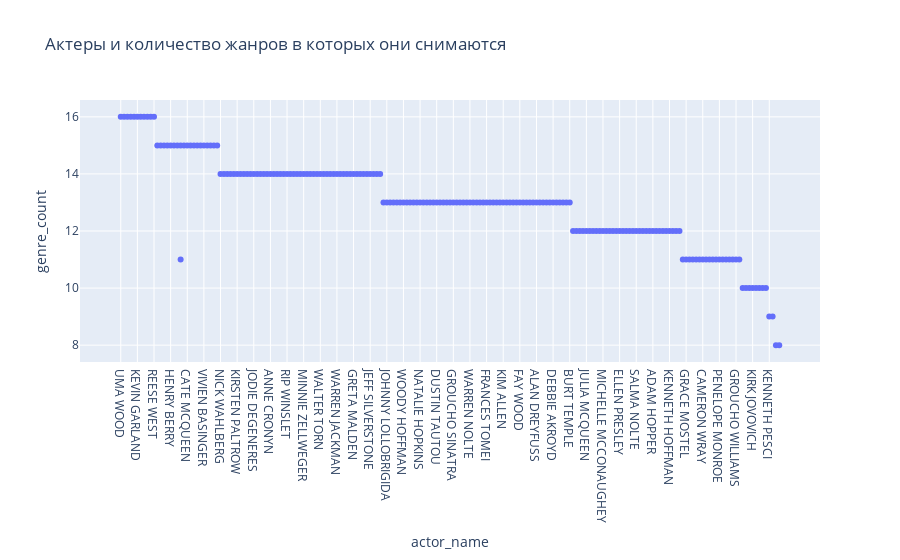

Notebook cell for this chart:
### Code cell
fig = px.scatter(df_7,
                 x="actor_name", 
                 y="genre_count",
                 title="Актеры и количество жанров в которых они снимаются")
fig.show()

### Figure 1 — Plotly figure (JSON) as saved in the notebook; plotly's stock layout.template omitted (floating-point values rounded to 4 significant figures; data arrays with more than 128 entries replaced by an {"elided": "..."} marker saying what was removed)
{"data": [{"hovertemplate": "actor_name=%{x}<br>genre_count=%{y}<extra></extra>", "legendgroup": "", "marker": {"color": "#636efa", "symbol": "circle"}, "mode": "markers", "name": "", "orientation": "v", "showlegend": false, "type": "scatter", "x": {"elided": "200 str values"}, "xaxis": "x", "y": {"elided": "200 int values"}, "yaxis": "y"}], "layout": {"legend": {"tracegroupgap": 0}, "title": {"text": "Актеры и количество жанров в которых они снимаются"}, "xaxis": {"anchor": "y", "domain": [0, 1], "title": {"text": "actor_name"}}, "yaxis": {"anchor": "x", "domain": [0, 1], "title": {"text": "genre_count"}}}}
